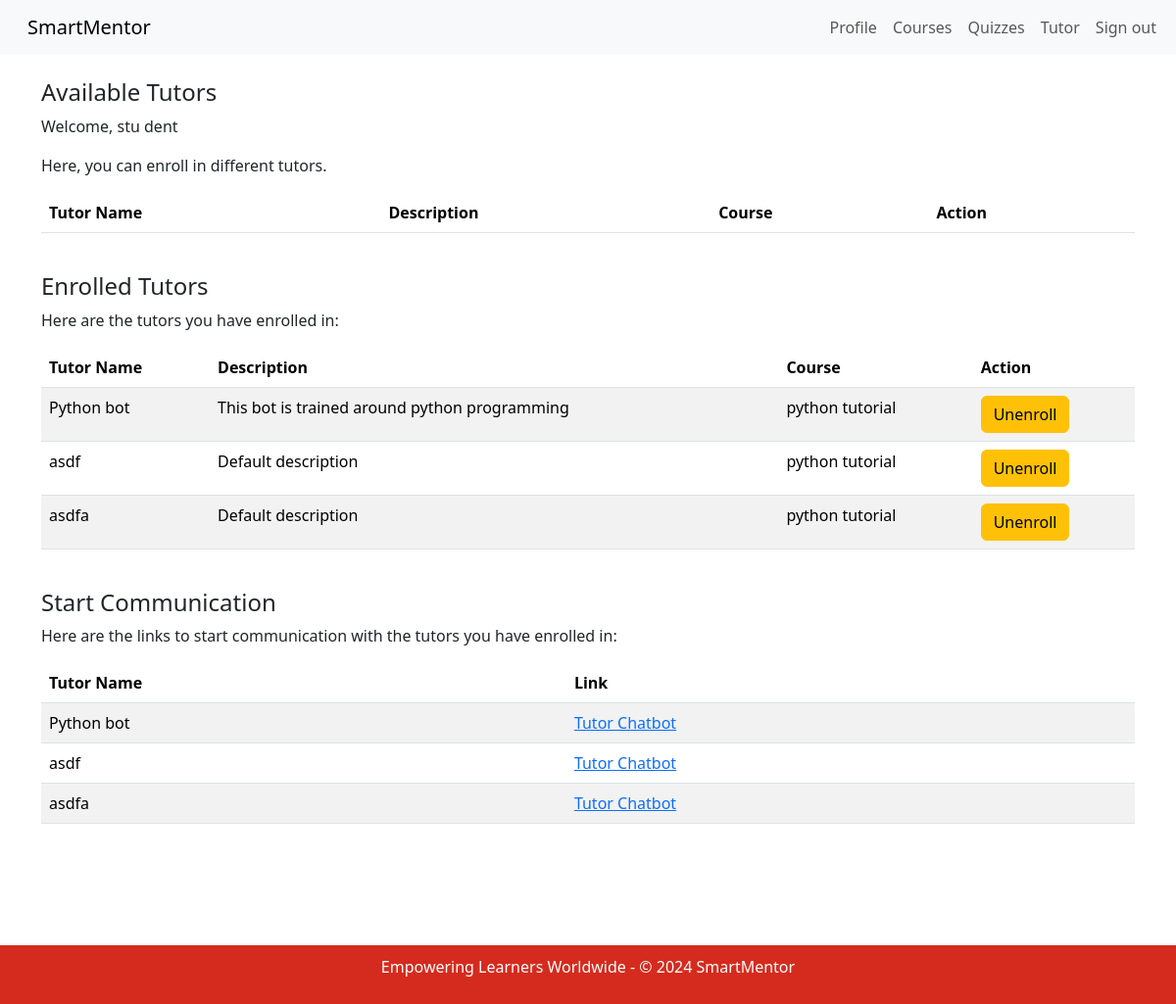
The app's page /student/ai_tutor (signed in), older data.
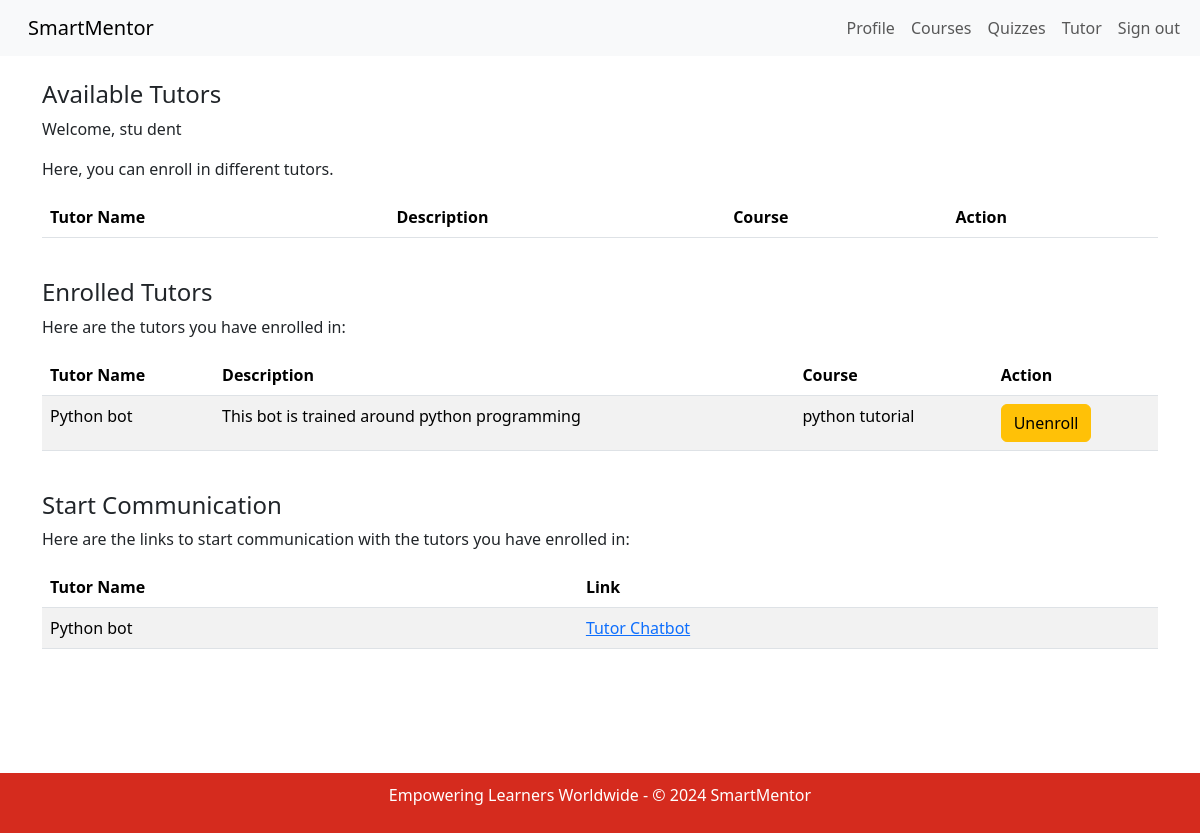
The same page, newer data.
### app/models.py (models this page shows, shortened)
class Profile(models.Model):
    user = models.OneToOneField(User, on_delete=models.CASCADE)
    username = models.CharField(max_length=10, default='user')
    fname = models.CharField(max_length=50, default='fname')
    lname = models.CharField(max_length=50, default='lname')
    email = models.EmailField(max_length=50, default='email')
    role = models.CharField(max_length=10, default='student')
    date_created = models.DateTimeField(auto_now_add=True)

class Tutor(models.Model):
    course = models.ForeignKey(Course, on_delete=models.CASCADE, null=True)
    name = models.CharField(max_length=255)
    description = models.CharField(max_length=200, default='Default description')
    pdfs = models.ManyToManyField(PDF, blank=True, related_name='tutors')
    teacher = models.ForeignKey(Teacher, on_delete=models.CASCADE, related_name='tutors', default=1)

class Course(models.Model):
    name = models.CharField(max_length=50, default='course')
    description = models.CharField(max_length=200, default='Default description')
    pdfs = models.ManyToManyField(PDF, blank=True, related_name='courses')
    time_created = models.DateTimeField(auto_now_add=True, null=True)
    teacher = models.ForeignKey('Teacher', on_delete=models.CASCADE, related_name='courses', default=Teacher.get_default_teacher)

### app/views.py (the view, shortened to what this page needs)
# urls.py: path('student/ai_tutor', StudentTutorView.as_view(), name='student_ai_tutor'),
class StudentTutorView(LoginRequiredMixin, ListView):
    model = Tutor
    template_name = 'app/student_ai_tutor.html'
    def get_context_data(self, **kwargs):
        context = super().get_context_data(**kwargs)
        if self.request.user.is_authenticated and hasattr(self.request.user, 'profile') and hasattr(self.request.user.profile, 'student'):
            student_profile = self.request.user.profile.student
            enrolled_tutors = student_profile.tutors.all()
            all_tutors = Tutor.objects.exclude(id__in=enrolled_tutors.values_list('id', flat=True))
        else:
            all_tutors = Tutor.objects.none()  # Show no tutors if user is not authenticated or has no student profile
        context['all_tutors'] = all_tutors
        context['enrolled_tutors'] = enrolled_tutors
        context['form'] = TutorEnrollmentForm(user=self.request.user)  # Adjust form as necessary
        return context

### app/templates/app/student_ai_tutor.html (shortened to what this page needs)
{% extends "app/base.html" %}
{% block content %}
  {% if user.is_authenticated %}
    {% if user.profile.role == 'student' %}
    <nav class="navbar navbar-expand-lg bg-body-tertiary">
      <div class="container-fluid">
        <a class="navbar-brand" href="/">SmartMentor</a>
        <div class="collapse navbar-collapse" id="navbarSupportedContent">
          <ul class="navbar-nav me-auto mb-2 mb-lg-0">
            <li class="nav-item">
              <a class="nav-link" href="/student/profile">Profile</a>
            </li>
            <li class="nav-item">
              <a class="nav-link" href="/student/courses">Courses</a>
            </li>
            <li class="nav-item">
              <a class="nav-link" href="/student/quiz">Quizzes</a>
            </li>
            <li class="nav-item">
              <a class="nav-link" href="/student/ai_tutor">Tutor</a>
            </li>
            <li class="nav-item">
              <form action="{% url 'logout' %}" method="post" style="margin: 0">
                <button type="submit" class="nav-link" style="background: none; border: none; cursor: pointer;">Sign out</button>
            </form>
           </li>
        </div>
      </div>
    </nav>
    <br/>
    <div class="container-xl">
      <section>
          <h4>Available Tutors</h4>
          <p>Welcome, {{ user.profile.fname }} {{ user.profile.lname }}</p>
          <p>Here, you can enroll in different tutors.</p>
          <table class="table table-striped">
              <thead>
                  <tr>
                      <th>Tutor Name</th>
                      <th>Description</th>
                      <th>Course</th>
                      <th>Action</th>
                  </tr>
              </thead>
          </table>
      </section>
  </div>
  <br>
  <div class="container-xl">
      <section>
          <h4>Enrolled Tutors</h4>
          <p>Here are the tutors you have enrolled in:</p>
          <table class="table table-striped">
              <thead>
                  <tr>
                      <th>Tutor Name</th>
                      <th>Description</th>
                      <th>Course</th>
                      <th>Action</th>
                  </tr>
              </thead>
              <tbody>
                  {% for tutor in enrolled_tutors %}
                      <tr>
                          <td>{{ tutor.name }}</td>
                          <td>{{ tutor.description }}</td>
                          <td>{{ tutor.course.name }}</td>
                          <td>
                              <form method="post" action="{% url 'unenroll_ai_tutor' tutor.id %}">
                                  <button type="submit" class="btn btn-warning">Unenroll</button>
                              </form>
                          </td>
                      </tr>
                  {% endfor %}
              </tbody>
          </table>
      </section>
  </div>
  <br>
  <div class="container-xl">
    <section>
      <h4>Start Communication</h4>
      <p>Here are the links to start communication with the tutors you have enrolled in:</p>
      <table class="table table-striped">
        <thead>
          <tr>
            <th>Tutor Name</th>
            <th>Link</th>
          </tr>
        </thead>
        <tbody>
          {% for tutor in enrolled_tutors %}
          <tr>
            <td>{{ tutor.name }}</td>
            <td><a href="{% url 'chat_with_tutor' tutor.id %}" target="_blank">Tutor Chatbot</a></td>
          </tr>
        {% endfor %}
        </tbody>
      </table>
    </section>
  </div>
  <br>
  <br>
  <br>
  <br>
  <br>
  <br>
  <br>
{% else %}
  <h1>Access Denied</h1>
  <p>You are not authorized to view this page. Please <a href="{% url 'home' %}">go back</a> to home.</p>
{% endif %}
{% else %}
<h1>Access Denied</h1>
<p>You are not authorized to view this page. Please <a href="{% url 'login' %}">log in</a> to view this page.</p>
{% endif %}
{% endblock %}

### app/templates/app/base.html (shortened to what this page needs)
{% load static %}
<!DOCTYPE html>
<html>
  <head>
    <link
      rel="stylesheet"
      href="https://cdn.jsdelivr.net/npm/bootstrap@5.3.3/dist/css/bootstrap.rtl.min.css"
    />
    <link rel="stylesheet" href="{% static 'css/footer.css' %}" />
  </head>
  <body>
    {% block content %} {% endblock %}
  </body>
  <footer>
    <p>Empowering Learners Worldwide - © 2024 SmartMentor</p>
  </footer>
</html>

### static/css/footer.css (style rules this page uses)
footer { background-color: #D52B1E; color: #fff; text-align: center; padding: 10px 0; position: fixed; width: 100%; bottom: 0; }

Row changes from the older to the newer data that the page shows:
removed Tutor: name "asdf", description "Default description", course.name "python tutorial"
removed Tutor: name "asdfa", description "Default description", course.name "python tutorial"
